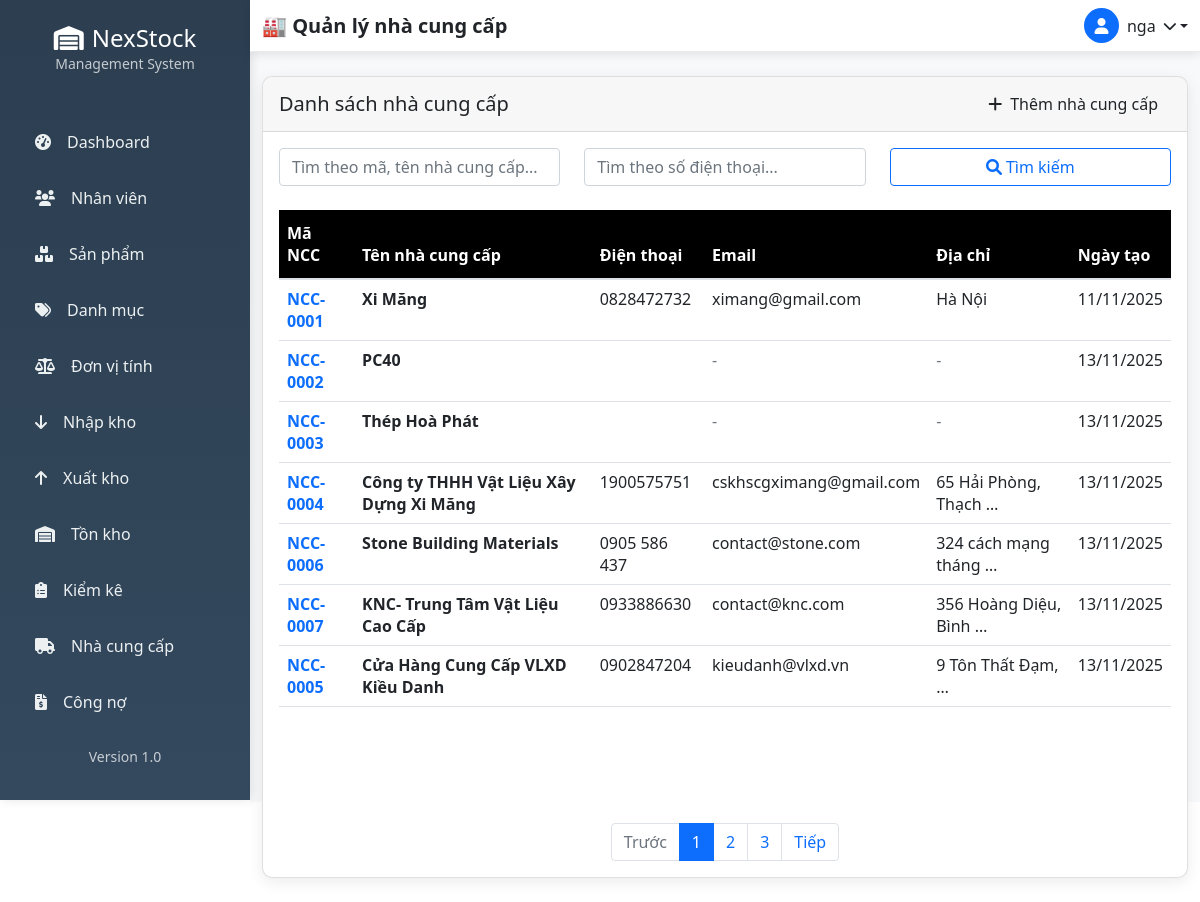
/doi-tac/nha-cung-cap/ (signed in), run on the app's committed database.
### accounts/models.py (models this page shows, shortened)
class NguoiDung(AbstractUser):
    ho_ten = models.CharField(max_length=100, blank=True)
    vai_tro = models.CharField(max_length=20, choices=[
        ('admin', 'Quản trị viên'),
        ('manager', 'Quản lý'),
        ('staff', 'Nhân viên'),
    ], default='staff')
    trang_thai = models.BooleanField(default=True)

### partners/models.py (models this page shows, shortened)
class NhaCungCap(models.Model):
    ma_nha_cung_cap = models.CharField(max_length=50, unique=True)
    ten_nha_cung_cap = models.CharField(max_length=200)
    dia_chi = models.TextField()
    dien_thoai = models.CharField(max_length=20)
    email = models.EmailField(blank=True, null=True)
    ghi_chu = models.TextField(blank=True, null=True)
    ngay_tao = models.DateTimeField(auto_now_add=True)
    class Meta:
        verbose_name = "Nhà cung cấp"
        verbose_name_plural = "Nhà cung cấp"

### partners/views.py (the view)
# urls.py: path('nha-cung-cap/', views.supplier_list, name='supplier_list'),
@login_required
def supplier_list(request):
    suppliers = NhaCungCap.objects.all()
    return render(request, 'partners/supplier_list.html', {'suppliers': suppliers})

### templates/partners/supplier_list.html (shortened to what this page needs)
{% extends 'base.html' %}
{% load static %}
{% block page_title %}🏭 Quản lý nhà cung cấp{% endblock %}
{% block content %}
<div class="card table-custom h-100">
    <div class="card-header d-flex justify-content-between align-items-center">
        <h5 class="card-title mb-0">Danh sách nhà cung cấp</h5>
        <a href="{% url 'supplier_create' %}" class="btn btn-primary-custom">
            <i class="fas fa-plus me-2"></i>Thêm nhà cung cấp
        </a>
    </div>
    <div class="card-body d-flex flex-column">
        <div class="row mb-4">
            <div class="col-md-4">
                <input type="text" class="form-control" placeholder="Tìm theo mã, tên nhà cung cấp...">
            </div>
            <div class="col-md-4">
                <input type="text" class="form-control" placeholder="Tìm theo số điện thoại...">
            </div>
            <div class="col-md-4">
                <button class="btn btn-outline-primary w-100">
                    <i class="fas fa-search me-1"></i>Tìm kiếm
                </button>
            </div>
        </div>
        <div class="table-responsive flex-grow-1">
            <table class="table table-hover mb-0">
                <thead>
                    <tr>
                        <th class="text-white bg-dark">Mã NCC</th>
                        <th class="text-white bg-dark">Tên nhà cung cấp</th>
                        <th class="text-white bg-dark">Điện thoại</th>
                        <th class="text-white bg-dark">Email</th>
                        <th class="text-white bg-dark">Địa chỉ</th>
                        <th class="text-white bg-dark">Ngày tạo</th>
                    </tr>
                </thead>
                <tbody>
                    {% for supplier in suppliers %}
                    <tr>
                        <td><strong class="text-primary">{{ supplier.ma_nha_cung_cap }}</strong></td>
                        <td>
                            <div class="fw-bold">{{ supplier.ten_nha_cung_cap }}</div>
                        </td>
                        <td>{{ supplier.dien_thoai }}</td>
                        <td>
                            {% if supplier.email %}
                            {{ supplier.email }}
                            {% else %}
                            <span class="text-muted">-</span>
                            {% endif %}
                        </td>
                        <td>
                            {% if supplier.dia_chi %}
                            <span data-bs-toggle="tooltip" title="{{ supplier.dia_chi }}">
                                {{ supplier.dia_chi|truncatewords:4 }}
                            </span>
                            {% else %}
                            <span class="text-muted">-</span>
                            {% endif %}
                        </td>
                        <td>{{ supplier.ngay_tao|date:"d/m/Y" }}</td>
                    </tr>
                    {% endfor %}
                </tbody>
            </table>
        </div>
        {% if suppliers %}
        <div class="mt-auto pt-3">
            <nav aria-label="Page navigation">
                <ul class="pagination justify-content-center mb-0">
                    <li class="page-item disabled"><a class="page-link" href="#">Trước</a></li>
                    <li class="page-item active"><a class="page-link" href="#">1</a></li>
                    <li class="page-item"><a class="page-link" href="#">2</a></li>
                    <li class="page-item"><a class="page-link" href="#">3</a></li>
                    <li class="page-item"><a class="page-link" href="#">Tiếp</a></li>
                </ul>
            </nav>
        </div>
        {% endif %}
    </div>
</div>
{% endblock %}

### templates/base.html (shortened to what this page needs)
{% load static %}
<html lang="vi">
<head>
    <link href="https://cdn.jsdelivr.net/npm/bootstrap@5.1.3/dist/css/bootstrap.min.css" rel="stylesheet">
    <link rel="stylesheet" href="https://cdnjs.cloudflare.com/ajax/libs/font-awesome/6.0.0/css/all.min.css">
</head>
<body>
{% if user.is_authenticated %}
<div class="d-flex">
    <div class="sidebar">
        <div class="sidebar-header text-center py-4">
            <h4 class="text-white mb-0">
                <i class="fas fa-warehouse me-2"></i>NexStock
            </h4>
            <small class="text-light opacity-75">Management System</small>
        </div>
        <nav class="nav flex-column mt-3">
            <a class="nav-link {% if request.resolver_match.url_name == 'dashboard' %}active{% endif %}"
               href="{% url 'dashboard' %}">
                <i class="fas fa-tachometer-alt me-3"></i>Dashboard
            </a>
            <a class="nav-link {% if 'nhan-vien' in request.path %}active{% endif %}"
               href="{% url 'danh_sach_nhan_vien' %}">
                <i class="fas fa-users me-3"></i>Nhân viên
            </a>
            <a class="nav-link {% if 'product' in request.path %}active{% endif %}"
               href="{% url 'product_list' %}">
                <i class="fas fa-boxes me-3"></i>Sản phẩm
            </a>
            <a class="nav-link {% if 'category' in request.path %}active{% endif %}"
               href="{% url 'category_list' %}">
                <i class="fas fa-tags me-3"></i>Danh mục
            </a>
            <a class="nav-link {% if 'unit' in request.path %}active{% endif %}"
               href="{% url 'unit_list' %}">
                <i class="fas fa-balance-scale me-3"></i>Đơn vị tính
            </a>
            <a class="nav-link {% if 'nhap' in request.path %}active{% endif %}"
               href="{% url 'inventory:nhapkho_list' %}">
                <i class="fas fa-arrow-down me-3"></i>Nhập kho
            </a>
            <a class="nav-link {% if 'xuat' in request.path %}active{% endif %}"
               href="{% url 'inventory:xuatkho_list' %}">
                <i class="fas fa-arrow-up me-3"></i>Xuất kho
            </a>
            <a class="nav-link {% if 'ton-kho' in request.path %}active{% endif %}"
               href="{% url 'inventory:chi_tiet_ton_kho' kho_id=1 %}">
                <i class="fas fa-warehouse me-3"></i>Tồn kho
            </a>
            <a class="nav-link {% if 'kiem-ke' in request.path %}active{% endif %}"
               href="{% url 'inventory:danh_sach_kiem_ke' %}">
                <i class="fas fa-clipboard-list me-3"></i>Kiểm kê
            </a>
            <a class="nav-link" href="/doi-tac/nha-cung-cap/">
                <i class="fas fa-truck me-3"></i>Nhà cung cấp
            </a>
            <a class="nav-link {% if 'debt' in request.path %}active{% endif %}"
               href="{% url 'debt:congno_list' %}">
                <i class="fas fa-file-invoice-dollar me-3"></i>Công nợ
            </a>
        </nav>
        <div class="sidebar-footer mt-auto p-3 text-center">
            <small class="text-light opacity-75">Version 1.0</small>
        </div>
    </div>
    <div class="main-content flex-grow-1">
        <nav class="navbar navbar-custom navbar-expand-lg">
            <div class="container-fluid d-flex justify-content-between">
                <h5 class="mb-0 fw-bold">{% block page_title %}Dashboard{% endblock %}</h5>
                <div class="dropdown">
                    <a href="#" class="dropdown-toggle text-dark text-decoration-none d-flex align-items-center"
                       id="userDropdown" data-bs-toggle="dropdown" aria-expanded="false">
                        <div class="bg-primary rounded-circle d-flex align-items-center justify-content-center me-2"
                             style="width: 35px; height: 35px;">
                            <i class="fas fa-user text-white"></i>
                        </div>
                        <span class="me-2">{{ user.username }}</span>
                        <i class="fas fa-chevron-down small"></i>
                    </a>
                </div>
            </div>
        </nav>
        <div class="container-fluid py-4">
            {% block content %}{% endblock %}
        </div>
    </div>
</div>
{% else %}
<div class="auth-wrapper">
    {% block auth_content %}{% endblock %}
</div>
{% endif %}
</body>
</html>

### templates/base.html (style rules this page uses)
:root { --primary-color: #2c3e50; --secondary-color: #34495e; --accent-color: #3498db; --sidebar-width: 250px; }
.sidebar { background: linear-gradient(180deg, var(--primary-color) 0%, var(--secondary-color) 100%); min-height: 100vh; width: var(--sidebar-width); position: fixed; left: 0; top: 0; box-shadow: 2px 0 10px rgba(0,0,0,0.1); }
.sidebar .nav-link { color: #ecf0f1; padding: 12px 20px; border-radius: 8px; margin: 4px 15px; transition: all 0.3s ease; font-weight: 500; }
.main-content { margin-left: var(--sidebar-width); min-height: 100vh; background-color: #f8f9fa; }
.navbar-custom { background: white !important; box-shadow: 0 2px 10px rgba(0,0,0,0.1); border-bottom: 1px solid #e9ecef; }
.table-custom { background: white; border-radius: 10px; overflow: hidden; box-shadow: 0 4px 15px rgba(0,0,0,0.08); }

### templates/partners/supplier_list.html (style rules this page uses)
.table-custom { min-height: calc(100vh - 200px); display: flex; flex-direction: column; }
.card-body { flex: 1; display: flex; flex-direction: column; min-height: 0; }
.table-responsive { flex: 1; min-height: 0; }
.table { margin-bottom: 0 !important; }
.table tbody { height: 100%; }
.table thead th { position: sticky; top: 0; background: #000000 !important; color: #ffffff !important; z-index: 10; border-bottom: 2px solid #dee2e6; font-weight: 600; padding: 12px 8px; }
.table thead th.text-white { color: #ffffff !important; }
.table thead th.bg-dark { background-color: #000000 !important; }

### data on the page
NguoiDung: username "nga"
NhaCungCap: ma_nha_cung_cap "NCC-0001", ten_nha_cung_cap "Xi Măng", dien_thoai "0828472732", email "ximang@gmail.com", dia_chi "Hà Nội", ngay_tao "11/11/2025"
NhaCungCap: ma_nha_cung_cap "NCC-0002", ten_nha_cung_cap "PC40", ngay_tao "13/11/2025"
NhaCungCap: ma_nha_cung_cap "NCC-0003", ten_nha_cung_cap "Thép Hoà Phát", ngay_tao "13/11/2025"
NhaCungCap: ma_nha_cung_cap "NCC-0004", ten_nha_cung_cap "Công ty THHH Vật Liệu Xây Dựng Xi Măng", dien_thoai "1900575751", email "cskhscgximang@gmail.com", dia_chi "65 Hải Phòng, Thạch …", ngay_tao "13/11/2025"
NhaCungCap: ma_nha_cung_cap "NCC-0006", ten_nha_cung_cap "Stone Building Materials", dien_thoai "0905 586 437", email "contact@stone.com", dia_chi "324 cách mạng tháng …", ngay_tao "13/11/2025"
NhaCungCap: ma_nha_cung_cap "NCC-0007", ten_nha_cung_cap "KNC- Trung Tâm Vật Liệu Cao Cấp", dien_thoai "0933886630", email "contact@knc.com", dia_chi "356 Hoàng Diệu, Bình …", ngay_tao "13/11/2025"
NhaCungCap: ma_nha_cung_cap "NCC-0005", ten_nha_cung_cap "Cửa Hàng Cung Cấp VLXD Kiều Danh", dien_thoai "0902847204", email "kieudanh@vlxd.vn", dia_chi "9 Tôn Thất Đạm, …", ngay_tao "13/11/2025"
